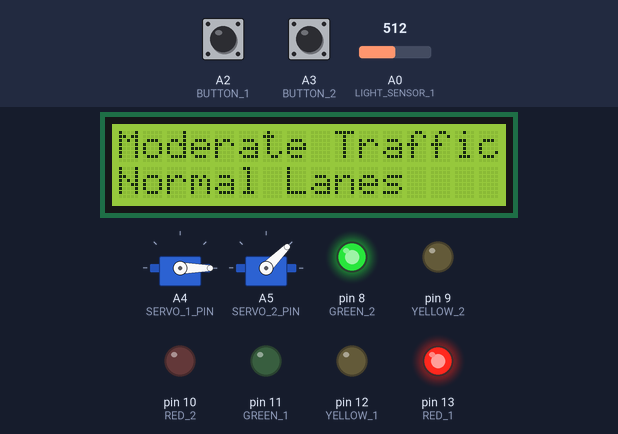
Simulated run of this sketch. Board: Arduino Uno, built with avr-gcc and run on an emulated ATmega328P. Parts: 2 × servo, 16×2 character LCD, output pins drawn as LEDs (lit = HIGH). The inputs (shaded band) are chosen by the test bench; at power-on: A0 (LIGHT_SENSOR_1) = 512, A2 (BUTTON_1) LOW, A3 (BUTTON_2) LOW. What the sketch prints to the serial monitor is not drawn.

Above: at 0.1 s.
At 5.1 s:
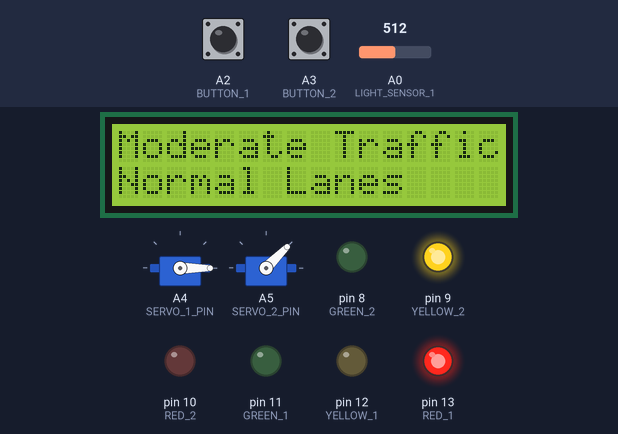
At 6.1 s:
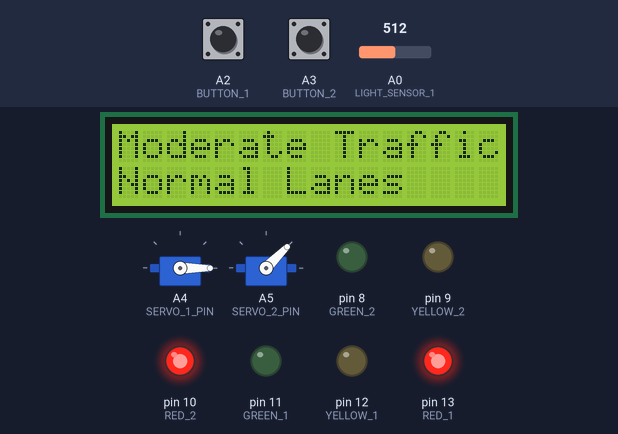
At 6.6 s:
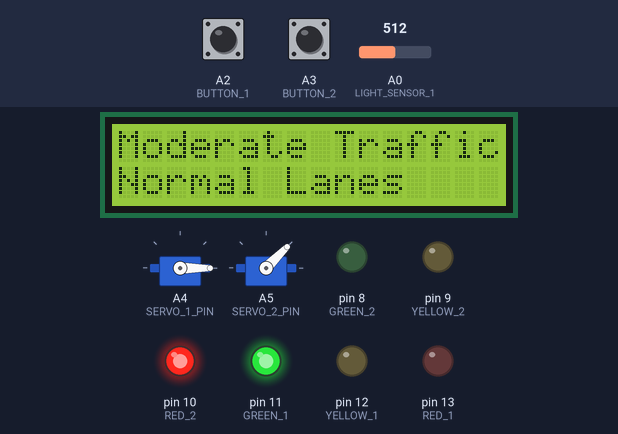
At 11.6 s:
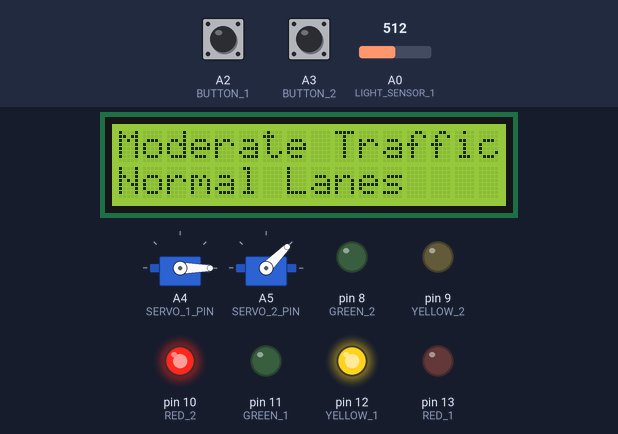
Timing chart, 0 to 130.0 s (numbered marks = the images above):
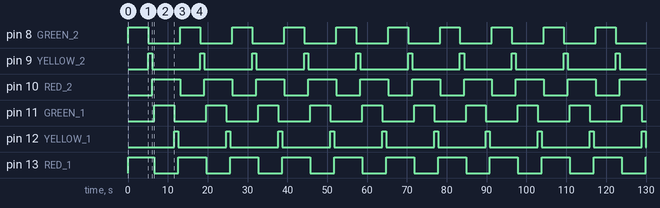

The sketch:

SmartTrafficSystem.ino
```cpp
#include <LiquidCrystal.h>
#include <Servo.h>

// Traffic signals for the two directions of the intersection.
const int RED_1 = 13;
const int YELLOW_1 = 12;
const int GREEN_1 = 11;
const int RED_2 = 10;
const int YELLOW_2 = 9;
const int GREEN_2 = 8;

// Pedestrian buttons and simulated traffic sensors.
const int BUTTON_1 = A2;
const int BUTTON_2 = A3;
const int LIGHT_SENSOR_1 = A0;
const int LIGHT_SENSOR_2 = A1;

const int SERVO_1_PIN = A4;
const int SERVO_2_PIN = A5;
const int TRAFFIC_THRESHOLD = 20;

const unsigned long GREEN_TIME = 5000;
const unsigned long EXTENDED_GREEN_TIME = 10000;
const unsigned long YELLOW_TIME = 1000;
const unsigned long ALL_RED_TIME = 500;

LiquidCrystal lcd(7, 6, 2, 3, 4, 5);
Servo laneServo1;
Servo laneServo2;

bool crossingRequested1 = false;
bool crossingRequested2 = false;
bool lastButton1 = false;
bool lastButton2 = false;
bool laneOpen = false;

// Keep both button requests until their corresponding green phase occurs.
void readButtons() {
  bool button1 = digitalRead(BUTTON_1) == HIGH;
  bool button2 = digitalRead(BUTTON_2) == HIGH;

  if (button1 && !lastButton1) crossingRequested1 = true;
  if (button2 && !lastButton2) crossingRequested2 = true;

  lastButton1 = button1;
  lastButton2 = button2;
}

// Use two photoresistors to simulate light-based traffic congestion.
void updateTrafficLevel() {
  bool heavyTraffic = analogRead(LIGHT_SENSOR_1) < TRAFFIC_THRESHOLD &&
                      analogRead(LIGHT_SENSOR_2) < TRAFFIC_THRESHOLD;

  if (heavyTraffic == laneOpen) return;
  laneOpen = heavyTraffic;
  lcd.clear();

  if (laneOpen) {
    lcd.setCursor(0, 0);
    lcd.print("Heavy Traffic");
    lcd.setCursor(0, 1);
    lcd.print("Extra Lane Open");
    laneServo1.write(45);
    laneServo2.write(135);
  } else {
    lcd.setCursor(0, 0);
    lcd.print("Moderate Traffic");
    lcd.setCursor(0, 1);
    lcd.print("Normal Lanes");
    laneServo1.write(0);
    laneServo2.write(45);
  }
}

// Display one signal state while checking for pedestrian requests.
void showSignals(bool red1, bool yellow1, bool green1,
                 bool red2, bool yellow2, bool green2) {
  digitalWrite(RED_1, red1);
  digitalWrite(YELLOW_1, yellow1);
  digitalWrite(GREEN_1, green1);
  digitalWrite(RED_2, red2);
  digitalWrite(YELLOW_2, yellow2);
  digitalWrite(GREEN_2, green2);
}

// Check inputs repeatedly rather than blocking for a full delay.
void holdPhase(unsigned long duration) {
  unsigned long start = millis();
  while (millis() - start < duration) {
    readButtons();
    updateTrafficLevel();
    delay(20);
  }
}

void setup() {
  const int signalPins[] = {
    RED_1, YELLOW_1, GREEN_1, RED_2, YELLOW_2, GREEN_2
  };
  for (int pin : signalPins) pinMode(pin, OUTPUT);

  // Buttons are active HIGH, matching the original classroom circuit.
  // Each button needs a pull-down resistor to avoid floating inputs.
  pinMode(BUTTON_1, INPUT);
  pinMode(BUTTON_2, INPUT);
  pinMode(LIGHT_SENSOR_1, INPUT);
  pinMode(LIGHT_SENSOR_2, INPUT);

  Serial.begin(57600);
  laneServo1.attach(SERVO_1_PIN);
  laneServo2.attach(SERVO_2_PIN);
  lcd.begin(16, 2);

  // Set the initial lane positions before monitoring sensor values.
  laneServo1.write(0);
  laneServo2.write(45);
  lcd.print("Moderate Traffic");
  lcd.setCursor(0, 1);
  lcd.print("Normal Lanes");
  updateTrafficLevel();
  Serial.println("Traffic controller started");
}

void loop() {
  // Direction 2 moves while direction 1 remains stopped.
  showSignals(HIGH, LOW, LOW, LOW, LOW, HIGH);
  holdPhase(crossingRequested2 ? EXTENDED_GREEN_TIME : GREEN_TIME);
  crossingRequested2 = false;

  showSignals(HIGH, LOW, LOW, LOW, HIGH, LOW);
  holdPhase(YELLOW_TIME);
  showSignals(HIGH, LOW, LOW, HIGH, LOW, LOW);
  holdPhase(ALL_RED_TIME);

  // Direction 1 moves while direction 2 remains stopped.
  showSignals(LOW, LOW, HIGH, HIGH, LOW, LOW);
  holdPhase(crossingRequested1 ? EXTENDED_GREEN_TIME : GREEN_TIME);
  crossingRequested1 = false;

  showSignals(LOW, HIGH, LOW, HIGH, LOW, LOW);
  holdPhase(YELLOW_TIME);
  showSignals(HIGH, LOW, LOW, HIGH, LOW, LOW);
  holdPhase(ALL_RED_TIME);
}
```

Measured:
- by itself, pin 8 (GREEN_2), pin 11 (GREEN_1): alternates HIGH for 5.0 s and LOW for 8.0 s
- by itself, pin 9 (YELLOW_2), pin 12 (YELLOW_1): alternates HIGH for 1.0 s and LOW for 12.0 s
- by itself, pin 10 (RED_2), pin 13 (RED_1): alternates HIGH for 7.0 s and LOW for 6.0 s
